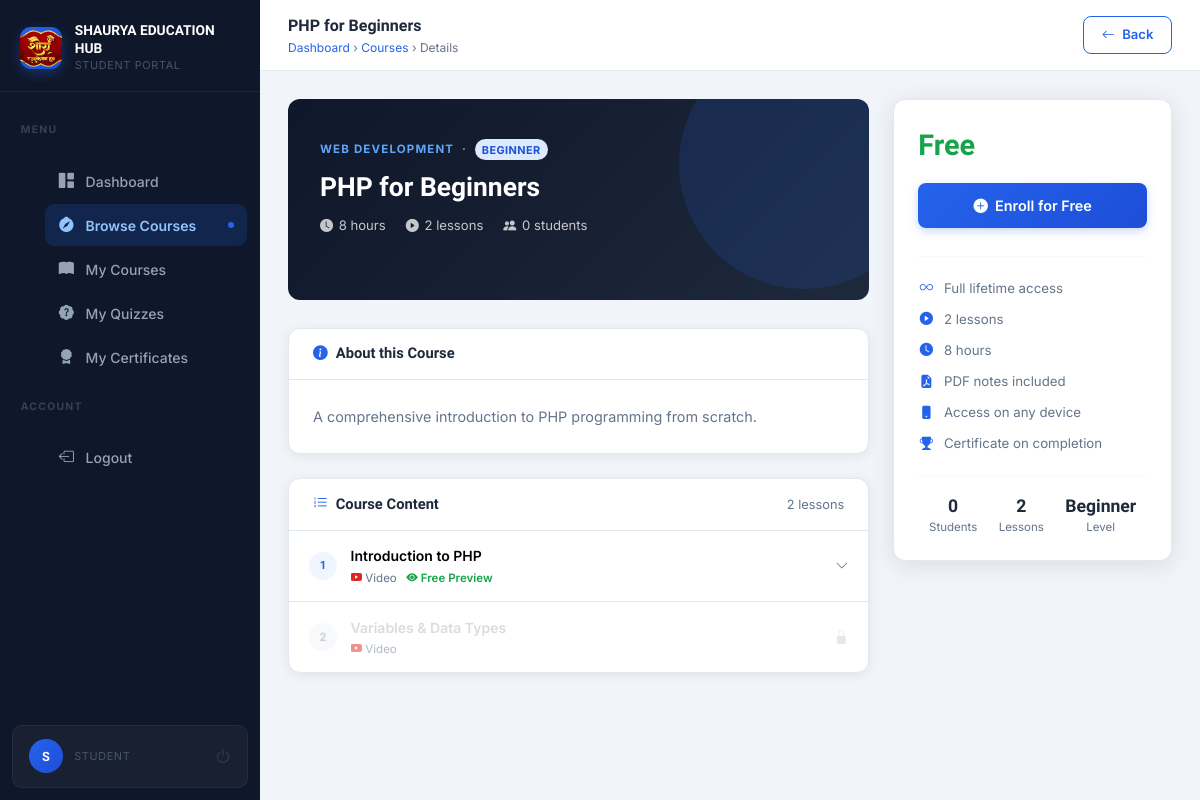
/course-details.php?id=1 (signed in), run on the app's committed database.
### tables this page shows
CREATE TABLE IF NOT EXISTS courses (
    id            INT           UNSIGNED AUTO_INCREMENT PRIMARY KEY,

     
    title         VARCHAR(200)  NOT NULL,
    slug          VARCHAR(220)  NOT NULL UNIQUE,           
    description   TEXT          NOT NULL,
    short_desc    VARCHAR(500)  DEFAULT NULL,              

     
    image         VARCHAR(300)  DEFAULT NULL,              

     
    category      VARCHAR(100)  DEFAULT NULL,
    level         ENUM('beginner','intermediate','advanced') NOT NULL DEFAULT 'beginner',
    language      VARCHAR(60)   DEFAULT 'English',

     
    price         DECIMAL(8,2)  NOT NULL DEFAULT 0.00,     
    is_free       TINYINT(1)    NOT NULL DEFAULT 1,

     
    duration      VARCHAR(60)   DEFAULT NULL,              
    total_lessons INT           UNSIGNED DEFAULT 0,

     
    status        ENUM('active','inactive','draft') NOT NULL DEFAULT 'draft',

     
    created_by    INT           UNSIGNED NOT NULL,         

     
    created_at    TIMESTAMP     NOT NULL DEFAULT CURRENT_TIMESTAMP,
    updated_at    TIMESTAMP     NOT NULL DEFAULT CURRENT_TIMESTAMP ON UPDATE CURRENT_TIMESTAMP,

     
    INDEX idx_status     (status),
    INDEX idx_level      (level),
    INDEX idx_created_by (created_by),
    INDEX idx_category   (category)
);

CREATE TABLE IF NOT EXISTS lessons (
    id            INT           UNSIGNED AUTO_INCREMENT PRIMARY KEY,

     
    course_id     INT           UNSIGNED NOT NULL,                

     
    title         VARCHAR(200)  NOT NULL,
    description   TEXT          DEFAULT NULL,

     
    video_url     VARCHAR(500)  DEFAULT NULL,                     
    pdf_notes     VARCHAR(300)  DEFAULT NULL,                     

     
    sort_order    INT           UNSIGNED NOT NULL DEFAULT 0,      
    is_preview    TINYINT(1)    NOT NULL DEFAULT 0,               
    status        ENUM('published','draft') NOT NULL DEFAULT 'draft',

     
    created_at    TIMESTAMP     NOT NULL DEFAULT CURRENT_TIMESTAMP,
    updated_at    TIMESTAMP     NOT NULL DEFAULT CURRENT_TIMESTAMP ON UPDATE CURRENT_TIMESTAMP,

     
    CONSTRAINT fk_lesson_course
        FOREIGN KEY (course_id) REFERENCES courses(id)
        ON DELETE CASCADE,                                        

     
    INDEX idx_course_id  (course_id),
    INDEX idx_sort_order (course_id, sort_order),
    INDEX idx_status     (status)

);

### course-details.php (the view, shortened to what the rows shown need)
<?php
require_once __DIR__ . '/config/db.php';
require_once __DIR__ . '/includes/student-auth.php';
$courseId = (int)($_GET['id'] ?? 0);
$stmt = $conn->prepare("
    SELECT c.*, u.name AS instructor_name
    FROM courses c
    LEFT JOIN users u ON u.id = c.created_by
    WHERE c.id = ? AND c.status = 'active' LIMIT 1
");
$stmt->bind_param('i', $courseId);
$stmt->execute();
$course = $stmt->get_result()->fetch_assoc();
$eStmt = $conn->prepare("SELECT id, status FROM enrollments WHERE student_id=? AND course_id=? LIMIT 1");
$eStmt->bind_param('ii', $authUserId, $courseId);
$eStmt->execute();
$enrollment = $eStmt->get_result()->fetch_assoc();
$isEnrolled     = !empty($enrollment) && in_array($enrollment['status'], ['active', 'completed'], true);
$isCourseComplete = ($enrollment['status'] ?? '') === 'completed';
$cntStmt = $conn->prepare("SELECT COUNT(*) AS cnt FROM enrollments WHERE course_id=?");
$cntStmt->bind_param('i', $courseId); $cntStmt->execute();
$enrollCount = (int)$cntStmt->get_result()->fetch_assoc()['cnt'];
$lTableCheck  = $conn->query("SHOW TABLES LIKE 'lessons'");
$lTableExists = $lTableCheck && $lTableCheck->num_rows > 0;
$lessons = [];
if ($lTableExists) {
    $lStmt = $conn->prepare("
        SELECT id, title, description, video_url, pdf_notes, sort_order, is_preview, status
       FROM lessons WHERE course_id=? AND status = 'published'
        ORDER BY sort_order ASC, id ASC
    ");
    $lStmt->bind_param('i', $courseId); $lStmt->execute();
    $lRes = $lStmt->get_result();
    while ($row = $lRes->fetch_assoc()) $lessons[] = $row;
}
$totalLessons = count($lessons);
$completedLessonIds = [];
$doneLessons = count($completedLessonIds);
$progressPct = ($totalLessons > 0) ? min(100, (int)round($doneLessons / $totalLessons * 100)) : 0;
$certificateId = null;
function ytEmbedId(string $url): string {
    if (preg_match('/(?:youtube\.com\/(?:watch\?v=|embed\/)|youtu\.be\/)([\w\-]{11})/i', $url, $m)) {
        return $m[1];
    }
    return '';
}
?>
<!DOCTYPE html>
<html lang="en">
<head>
    <link href="https://cdn.jsdelivr.net/npm/bootstrap@5.3.3/dist/css/bootstrap.min.css" rel="stylesheet">
    <link href="https://cdn.jsdelivr.net/npm/bootstrap-icons@1.11.3/font/bootstrap-icons.min.css" rel="stylesheet">
    <link href="assets/css/student.css" rel="stylesheet">
</head>
<body>
<div class="st-main">
    <header class="st-topbar">
        <div class="st-topbar-left">
            <div>
                <div class="st-page-title" style="max-width:300px;overflow:hidden;text-overflow:ellipsis;white-space:nowrap;">
                    <?= htmlspecialchars($course['title']) ?>
                </div>
                <div class="st-breadcrumb">
                    <a href="dashboard.php">Dashboard</a> &rsaquo;
                    <a href="browse-courses.php">Courses</a> &rsaquo; Details
                </div>
            </div>
        </div>
    </header>
    <main class="st-body">
        <div class="row g-4">
            <div class="col-lg-8">
                <div class="course-hero">
                    <div class="course-hero-cat">
                        <?= htmlspecialchars($course['category'] ?? 'General') ?>
                        &nbsp;·&nbsp;
                        <span class="lms-badge badge-<?= $course['level'] ?>"><?= ucfirst($course['level']) ?></span>
                    </div>
                    <div class="course-hero-title"><?= htmlspecialchars($course['title']) ?></div>
                    <div class="course-hero-meta">
                        <?php if ($course['duration']): ?>
                        <span><i class="bi bi-clock-fill"></i> <?= htmlspecialchars($course['duration']) ?></span>
                        <?php endif; ?>
                        <span><i class="bi bi-play-circle-fill"></i> <?= $totalLessons ?> lessons</span>
                        <span><i class="bi bi-people-fill"></i> <?= $enrollCount ?> students</span>
                    </div>
                </div>
                <div class="st-card">
                    <div class="st-card-body">
                        <p style="font-size:.9rem;color:var(--text-muted);line-height:1.75;margin:0;">
                            <?= nl2br(htmlspecialchars($course['description'])) ?>
                        </p>
                    </div>
                </div>
                <div class="st-card">
                    <?php if (empty($lessons)): ?>
                    <div style="padding:2rem;text-align:center;color:var(--text-muted);font-size:.875rem;">
                        <i class="bi bi-hourglass-split" style="font-size:1.5rem;margin-bottom:.5rem;display:block;"></i>
                        Lessons will appear here once published.
                    </div>
                    <?php if ($isEnrolled): ?>
                    <div class="draft-warning">
                        <i class="bi bi-exclamation-triangle-fill"></i>
                        No published lessons yet. If you added lessons in the admin panel, make sure their status is set to <strong>Published</strong>.
                    </div>
                    <?php endif; ?>
                    <?php else: ?>
                    <?php foreach ($lessons as $i => $lesson):
                        $isDone   = in_array((int)$lesson['id'], $completedLessonIds, true);
                        $canView  = $isEnrolled || (bool)$lesson['is_preview'];
                        $numClass = $isDone ? 'lnc-done' : ($canView ? 'lnc-active' : 'lnc-locked');
                        $ytId     = ytEmbedId($lesson['video_url'] ?? '');
                        $panelId  = 'lesson-body-' . (int)$lesson['id'];
                    ?>
                    <div class="lesson-panel">
                        <button type="button"
                                class="lesson-trigger"
                                onclick="toggleLesson('<?= $panelId ?>', this)"
                                <?= !$canView ? 'disabled style="cursor:not-allowed;opacity:.5;"' : '' ?>>
                            <div class="lesson-num-circle <?= $numClass ?>" style="flex-shrink:0;">
                                <?php if ($isDone): ?>
                                    <i class="bi bi-check-lg"></i>
                                <?php else: ?>
                                    <?= $i + 1 ?>
                                <?php endif; ?>
                            </div>
                            <div style="flex:1;overflow:hidden;text-align:left;">
                                <div style="font-weight:600;font-size:.875rem;
                                    overflow:hidden;text-overflow:ellipsis;white-space:nowrap;
                                    <?= $isDone ? 'color:var(--text-muted);text-decoration:line-through;' : '' ?>">
                                    <?= htmlspecialchars($lesson['title']) ?>
                                </div>
                                <div style="font-size:.72rem;color:var(--text-muted);display:flex;gap:.6rem;margin-top:.2rem;flex-wrap:wrap;">
                                    <?php if ($ytId): ?>
                                    <span><i class="bi bi-youtube" style="color:#dc2626;"></i> Video</span>
                                    <?php endif; ?>
                                    <?php if ($lesson['is_preview'] && !$isEnrolled): ?>
                                    <span style="color:#16a34a;font-weight:600;"><i class="bi bi-eye-fill"></i> Free Preview</span>
                                    <?php endif; ?>
                                </div>
                            </div>
                            <?php if ($isDone): ?>
                            <span class="done-check" style="flex-shrink:0;"><i class="bi bi-check-circle-fill"></i> Done</span>
                            <?php elseif (!$canView): ?>
                            <i class="bi bi-lock-fill" style="color:#cbd5e1;font-size:.9rem;flex-shrink:0;"></i>
                            <?php else: ?>
                            <i class="bi bi-chevron-down lesson-chevron" style="color:var(--text-muted);font-size:.8rem;flex-shrink:0;transition:transform .2s;"></i>
                            <?php endif; ?>
                        </button>
                    </div>
                    <?php endforeach; ?>
                    <?php endif;  ?>
                </div>
            </div>
            <div class="col-lg-4">
                <div class="enroll-box">
                    <div class="enroll-price <?= $course['is_free'] ? 'free' : '' ?>">
                        <?= $course['is_free'] ? 'Free' : '₹' . number_format($course['price'], 2) ?>
                    </div>
                    <?php if ($isEnrolled): ?>
                    <?php if ($totalLessons > 0): ?>
                    <div style="background:var(--bg);border-radius:var(--radius-sm);padding:1rem;margin-bottom:1rem;">
                        <div style="display:flex;justify-content:space-between;font-size:.8rem;color:var(--text-muted);margin-bottom:.5rem;">
                            <span>Your Progress</span>
                            <span style="font-weight:700;color:var(--brand);"><?= $progressPct ?>%</span>
                        </div>
                        <div style="background:#e2e8f0;border-radius:20px;height:8px;overflow:hidden;">
                            <div style="height:100%;border-radius:20px;background:linear-gradient(90deg,var(--brand),#60a5fa);width:<?= $progressPct ?>%;transition:width .6s ease;"></div>
                        </div>
                        <div style="font-size:.75rem;color:var(--text-muted);margin-top:.5rem;text-align:center;">
                            <?= $doneLessons ?> of <?= $totalLessons ?> lessons completed
                        </div>
                    </div>
                    <?php endif; ?>
                    <a href="my-courses.php" class="btn-brand w-100"
                       style="justify-content:center;padding:.72rem;font-size:.9rem;margin-bottom:.75rem;">
                        <i class="bi bi-book-fill"></i> Go to My Courses
                    </a>
                    <?php if ($isCourseComplete): ?>
                    <div style="background:#f0fdf4;border:1.5px solid #bbf7d0;border-radius:var(--radius-sm);padding:1rem;margin-bottom:.75rem;text-align:center;">
                        <div style="color:#16a34a;font-size:1.6rem;margin-bottom:.3rem;">
                            <i class="bi bi-trophy-fill"></i>
                        </div>
                        <div style="font-family:'Sora',sans-serif;font-weight:700;color:#15803d;font-size:.95rem;margin-bottom:.2rem;">
                            Course Completed!
                        </div>
                        <div style="font-size:.8rem;color:#16a34a;margin-bottom:<?= $certificateId ? '.75rem' : '0' ?>;">
                            Well done — you finished all lessons.
                        </div>
                        <?php if ($certificateId): ?>
                        <div style="display:flex;gap:.5rem;">
                            <a href="view-certificate.php?id=<?= $certificateId ?>"
                               class="btn-brand" style="flex:1;justify-content:center;font-size:.82rem;padding:.5rem;background:linear-gradient(135deg,#16a34a,#15803d);">
                                <i class="bi bi-award-fill"></i> View Certificate
                            </a>
                            <a href="download-certificate.php?id=<?= $certificateId ?>"
                               class="btn-brand" style="flex:1;justify-content:center;font-size:.82rem;padding:.5rem;background:linear-gradient(135deg,#0369a1,#0284c7);">
                                <i class="bi bi-download"></i> Download
                            </a>
                        </div>
                        <?php endif; ?>
                    </div>
                    <?php else: ?>
                    <div class="st-alert st-alert-info" style="margin-bottom:0;">
                        <i class="bi bi-info-circle-fill"></i>
                        <span>Mark each lesson done to track your progress.</span>
                    </div>
                    <?php endif; ?>
                    <?php else: ?>
                    <form method="POST" action="course-details.php?id=<?= $courseId ?>">
                        <button type="submit" class="btn-brand w-100"
                                style="justify-content:center;padding:.72rem;font-size:.9rem;margin-bottom:.75rem;">
                        </button>
                    </form>
                    <?php endif; ?>
                    <hr style="margin:1rem 0;border-color:var(--border);">
                    <div class="enroll-feature"><i class="bi bi-infinity"></i> Full lifetime access</div>
                    <?php if ($totalLessons): ?>
                    <div class="enroll-feature"><i class="bi bi-play-circle-fill"></i> <?= $totalLessons ?> lessons</div>
                    <?php endif; ?>
                    <?php if ($course['duration']): ?>
                    <div class="enroll-feature"><i class="bi bi-clock-fill"></i> <?= htmlspecialchars($course['duration']) ?></div>
                    <?php endif; ?>
                    <div class="enroll-feature"><i class="bi bi-file-earmark-pdf-fill"></i> PDF notes included</div>
                    <div class="enroll-feature"><i class="bi bi-phone-fill"></i> Access on any device</div>
                    <div class="enroll-feature"><i class="bi bi-trophy-fill"></i> Certificate on completion</div>
                    <hr style="margin:1rem 0;border-color:var(--border);">
                    <div style="display:flex;justify-content:space-around;text-align:center;">
                        <div>
                        </div>
                        <div>
                        </div>
                        <div>
                            <div style="font-family:'Sora',sans-serif;font-weight:700;font-size:1.1rem;"><?= ucfirst($course['level']) ?></div>
                            <div style="font-size:.72rem;color:var(--text-muted);">Level</div>
                        </div>
                    </div>
                </div>
            </div>
        </div>
    </main>
</div>
</body>
</html>

### data on the page
courses: title "PHP for Beginners", category "WEB DEVELOPMENT", level "BEGINNER", duration "8 hours", description "A comprehensive introduction to PHP programming from scratch.", level "Beginner"
lessons: title "Introduction to PHP", shows "Video", is_preview 1 (drawn)
lessons: title "Variables & Data Types", shows "Video", is_preview 0 (drawn)

### other printed values
SITE_NAME "SHAURYA EDUCATION HUB"
$item['label'] "Dashboard"
$item['label'] "Browse Courses"
$item['label'] "My Courses"
$item['label'] "My Quizzes"
$item['label'] "My Certificates"
substr($authUserName ?: 'S', 0, 1) "S"
$totalLessons "2"
$enrollCount "0"
